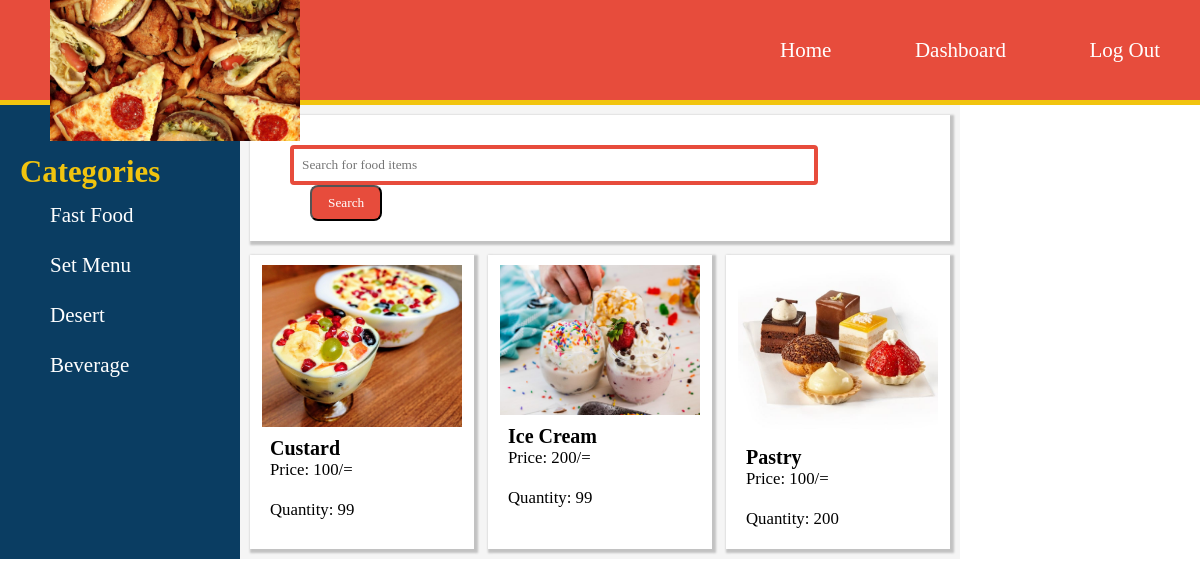
/menuAdmin.php?category=desert (signed in), run on the app's committed database.
### tables this page shows
CREATE TABLE `products` (
  `p_id` int(50) NOT NULL,
  `name` varchar(100) NOT NULL,
  `price` int(4) NOT NULL,
  `categories` varchar(20) NOT NULL,
  `images` varchar(100) NOT NULL,
  `available` varchar(10) NOT NULL,
  `quantity` int(3) NOT NULL
);

### menuAdmin.php (the view, shortened to what this page needs)
<?php
$servername = "localhost";
$username = "root";
$password = "";
$dbname = "food_delivery_system";
$conn = new mysqli($servername, $username, $password, $dbname);
$searchsql='Select * from products order by p_id asc';
if(isset($_GET['category']))
{
	$val=$_GET['category'];
	$searchsql="SELECT * FROM `products` WHERE `categories` LIKE '%$val%' ORDER BY `p_id` ASC";
}
?>
<!DOCTYPE html>
<html>
<head>
	<link type="text/css" rel="stylesheet"  href="menu.css">
</head>
<body>
	<div class="main">
		<nav>
			<img class="logo" src="banner_1.jpg"width="250"hieght="250">
			<UL>
				<li><a href="index.php">Home</a></li>
				<li><a href="adminDash.php">Dashboard</a></li>
				<?php if(isset($_SESSION['email'])){
						echo "
							<li><a href=".'"logout.php">Log Out'."</a></li>
						</UL>";
					}
					else{
					echo "<li><a href=".'"login.php">Login'."</a></li>
						</UL>";
					}
				?>
		</nav>
	</div>
	<div class="bodycontent">
		<div class="sidebar">
			<nav class="horizontal">
				<p class="header">Categories</p>
				<UL>
					<li><a href="menu.php?category=fastfood">Fast Food</a></li>
					<li><a href="menu.php?category=meal">Set Menu</a></li>
					<li><a href="menu.php?category=desert">Desert</a></li>
					<li><a href="menu.php?category=beverage">Beverage</a></li>
				</UL>
			</nav>
		</div>
		<div class="content">
			 <div class="box search">
				<p>
					<form method="GET" action="">
						<input type="text" name="searchval" placeholder="Search for food items">
						<button class="searchbtn" name="searchbtn" >Search</button>
					</form>
				</p>
			</div>
			<?php
				$query = $searchsql;
				$result=mysqli_query($conn,$query);
				if($result)
				{
					if(mysqli_num_rows($result)>0)
					{
						while($products=mysqli_fetch_assoc($result))
						{
							?>
							<div class="box box2"> <img class="product" src="images/<?php echo $products['images']; ?>"
								width="200" hieght="200">
								<p style="font-weight: bold; margin-left: 20px;font-size: 20px;"><?php echo $products['name']; ?></p>
								<p class="price">Price: <?php echo $products['price']; ?>/=</p>
								<p class="price">Quantity: <?php echo $products['quantity']; ?></p>
							</div>
							<?php
						}
					}
				}
			 ?>
		</div>
		</div>
</body>
</html>

### menu.css (style rules this page uses)
* { margin:0; padding:0; font-family: Century gothic; }
body { font-size: 14px; }
div.main nav { height:100px; width: 100%; margin:0; padding: 0; background-color: #e74c3c; line-height: 100px; border-bottom: 5px solid #f1c40f; }
div.main nav ul { float:right; margin-left: :50px; }
div.main nav ul li { list-style-type: none; display:inline; }
div.main nav ul li a { text-decoration: none; color:#ffff; padding: 40px; font-size: 150% }
div.main nav img.logo { float:left; margin-left: 50px; position: absolute; }
.bodycontent { display: grid; grid-template-columns: 1fr 3fr 1fr; }
div.sidebar { background-color: #0a3d62; float:left; }
div.sidebar ul { float:left; margin-left:20px; }
div.sidebar ul li { list-style-type: none; }
div.sidebar ul li a { text-decoration: none; padding: 30px; font-size: 150%; line-height: 50px; color:white; }
div p.header { color: #f1c40f; font-size: 220%; font-weight: bold; margin-left: 20px; margin-top: 50px; }
div.content { background-color: #F5F5F5; display: grid; grid-template-columns: 1fr 1fr 1fr; grid-gap: 1em; grid-auto-rows: minmax(100px,auto); padding: 10px; }
.box { background-color: white; box-shadow: 2px 2px 2px 2px #C2C2C2; }
.search { grid-column: 1/4; }
form { margin: 20px; box-shadow: none; }
input[type=text] { width: 80%; border: 4px solid #e74c3c; border-radius: 4px; outline: :none; padding: 8px; margin-top: 10px; margin-left: 20px; box-sizing: border-box; }
div.box button.searchbtn { background: none; padding:8px 16px; text-decoration: none; border-radius: 8px; background-color: #e74c3c; color:white; margin-left: 40px; transition: .5s; }
div img.product { margin: 10px; margin-left: auto; margin-right: auto; display: block; top: 50%; left: 50%; }
p.price { font-size: 120%; margin: 20px; margin-top: 0px; }

### data on the page
products: images (picture), name "Custard", price "100", quantity "99"
products: images (picture), name "Ice Cream", price "200", quantity "99"
products: images (picture), name "Pastry", price "100", quantity "200"
